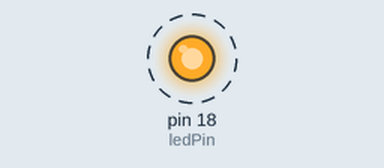
The sketch below on a simulated Arduino Uno, built with avr-gcc and run on an emulated ATmega328P. Parts: output pins drawn as LEDs (lit = HIGH). Dashed ring = blinking. What the sketch prints to the serial monitor is not drawn.

Above: at 0.5 s.
Timing chart, 0 to 3.0 s (numbered marks = the images above):
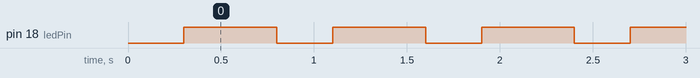

Measured:
- by itself, pin 18 (ledPin): alternates HIGH for 0.50 s and LOW for 0.30 s
- by itself, everything shown: repeats every 2.4 s, in 6 steps

The sketch:

brightness-levels.ino
```cpp
const int ledPin = 18;
const int brightnessLevels[] = { 0, 64, 128, 192, 255 };
unsigned long now = 0;
unsigned long lastLevelChange = 0;
const unsigned long levelInterval = 100;
int levelIndex = 0;
int levelCount = 4;
bool goingUp = true;
void setup() {
  Serial.begin(115200);
}

void loop() {
  now = millis();
  if (now - lastLevelChange >= levelInterval) {
    lastLevelChange = now;
    analogWrite(ledPin, brightnessLevels[levelIndex]);
    Serial.println(brightnessLevels[levelIndex]);
    if (goingUp) {
      levelIndex++;
      if (levelIndex > levelCount) {
        goingUp = !goingUp;
        levelIndex = levelCount - 1;
      }
    } else {
      levelIndex--;
      if (levelIndex < 0) {
        goingUp = !goingUp;
        levelIndex = 1;
      }
    }
  }
}
```
